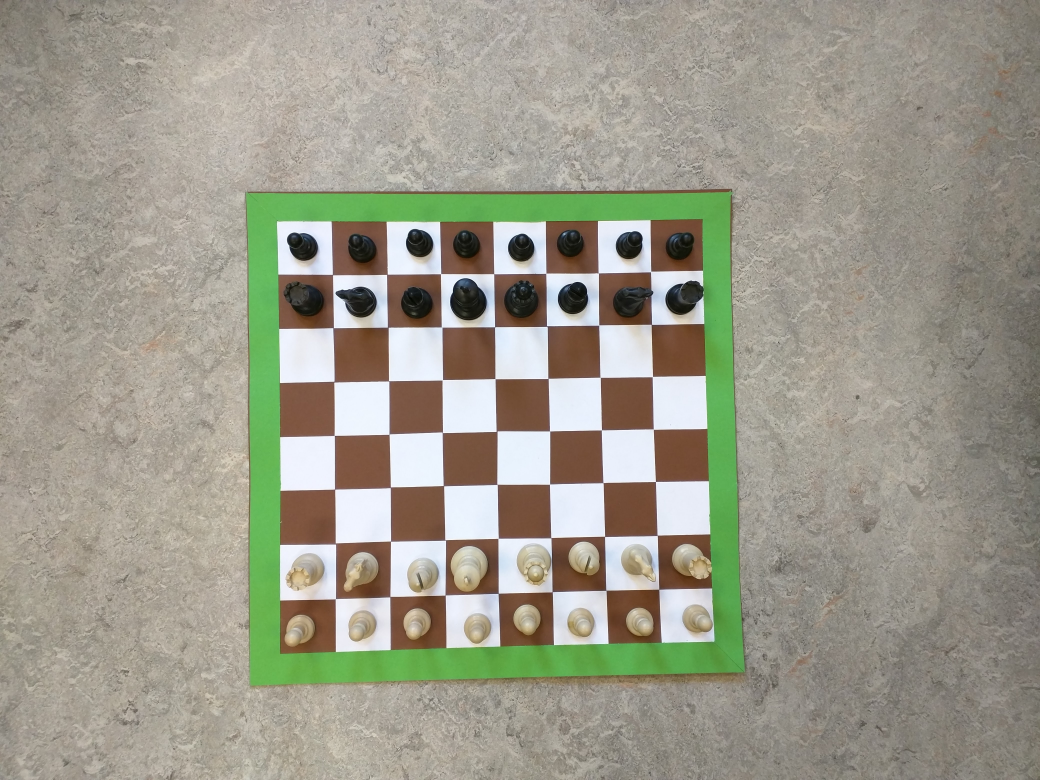
#> input picture images/board0.jpg, 4160 x 3120 px (shown at 1/4 size)
$ python hough.py   (older library calls are emulated)
#> lines starting #> are read from the running program, lines starting #| are printed output that depends on the picture
import cv2
import numpy as np
from matplotlib import pyplot as plt
from collections import namedtuple

# Load image
orgImg = cv2.imread('images/board0.jpg')
#> orgImg is the input picture: shape (3120, 4160, 3); mean B, G, R 139.5, 154.4, 156.6
#orgImg = cv2.imread('images/IMG_0132.jpg')
#orgImg = cv2.imread('images/IMG_0140.jpg')

# Grayscale image
gray = cv2.cvtColor(orgImg,cv2.COLOR_BGR2GRAY)
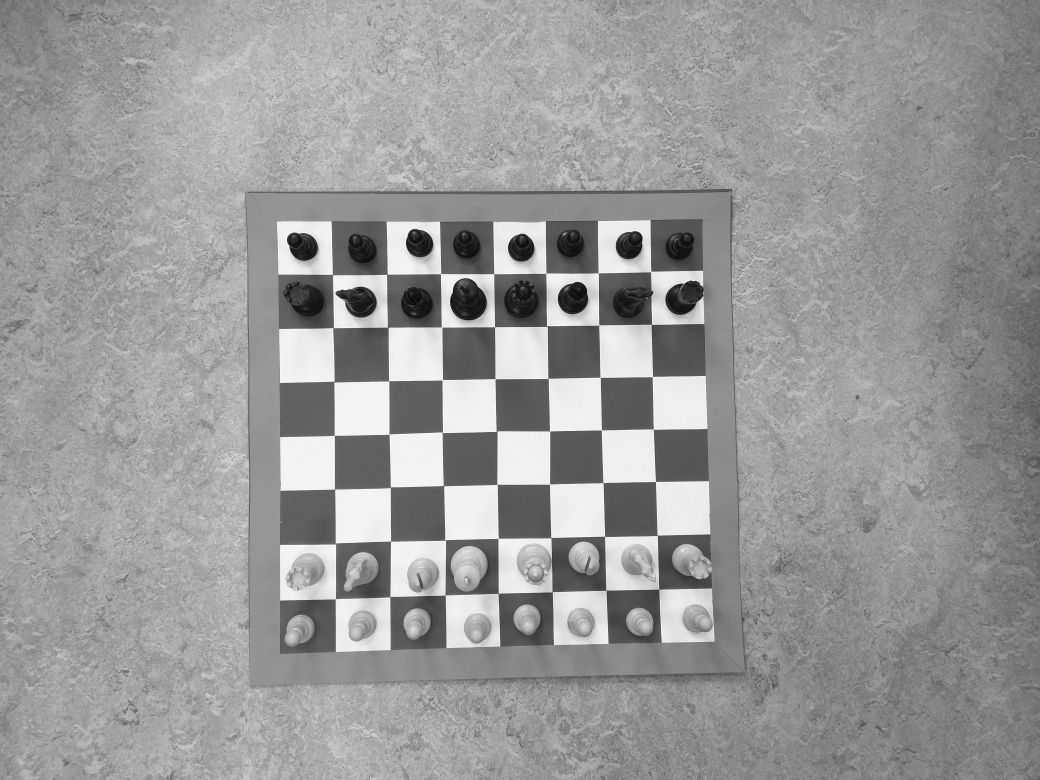
#> gray: shape (3120, 4160) (shown at 1/4 size); min 0, max 255, mean 153.3

# Smooth image - attept to remove noise
gaus = cv2.GaussianBlur(gray, (5,5), 0)

# Edge detection using laplacian
laplacian = cv2.Laplacian(gaus,cv2.CV_8U)
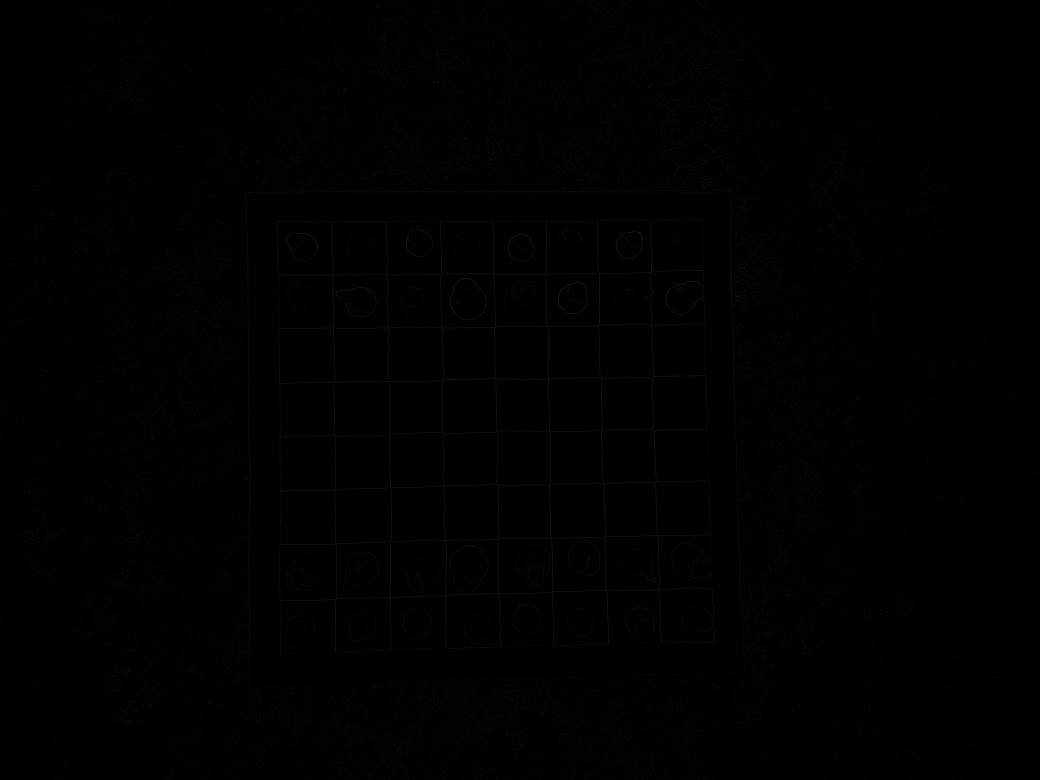
#> laplacian: shape (3120, 4160) (shown at 1/4 size); min 0, max 56, mean 1.2

# Morphological transformation closing
kernel = np.ones((3,3),np.uint8)
laplacian = cv2.morphologyEx(laplacian, cv2.MORPH_CLOSE, kernel)

# Threshold using adaptive thresholding
thres = cv2.adaptiveThreshold(laplacian,255,cv2.ADAPTIVE_THRESH_GAUSSIAN_C,\
            cv2.THRESH_BINARY_INV,11,2)
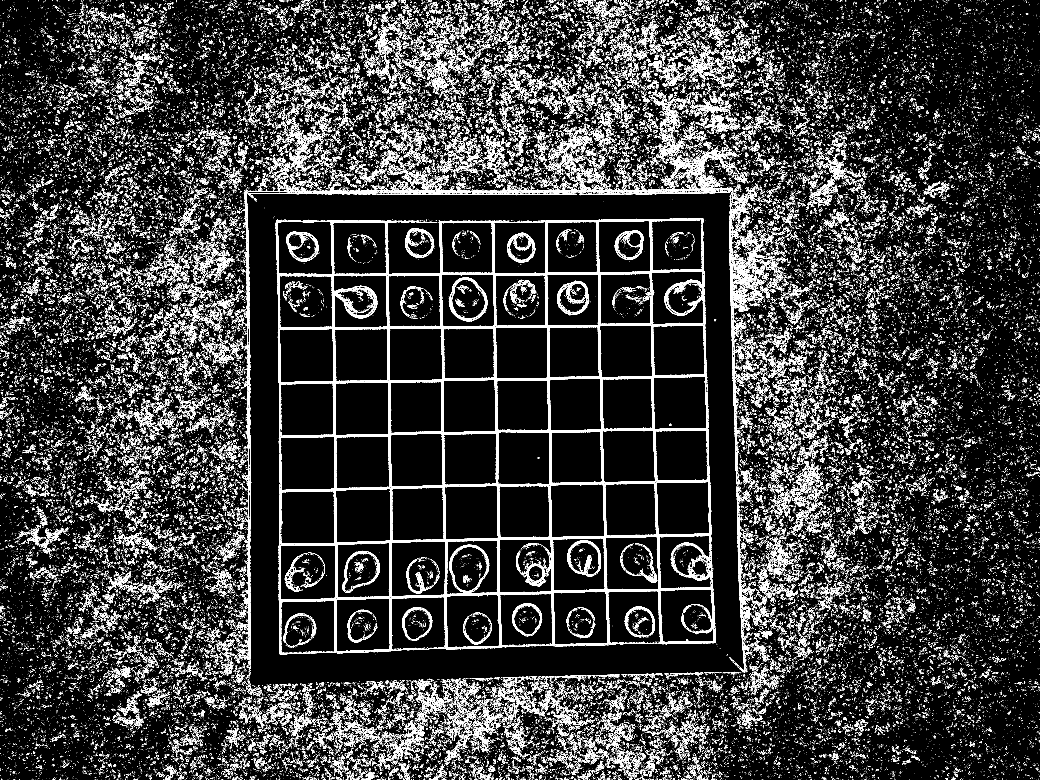
#> thres: shape (3120, 4160) (shown at 1/4 size); 9.1% white in thin lines or dots

### Show edge image
##plt.imshow(thres, cmap = 'gray', interpolation = 'bicubic')
##plt.xticks([]), plt.yticks([])  # to hide tick values on X and Y axis
##plt.show()
##cv2.imwrite('Threshold.jpg', thres)

# Detect lines with Hough Lines Transform
# threshold found with brute force
threshold = 800
lines = cv2.HoughLines(thres,1,np.pi/180,threshold)
#> lines = 98 rows, first 8: [-1744, 3.12], [-2166, 3.12], [764, 1.57], [1763, 1.55], [-1954, 3.12], [2445, 1.54], [1096, 1.57], [1553, 1.55]

# Make and sort a list of the houghlines found
Vector = namedtuple('Vector', ['amplitude', 'radians'])

hlines = []
for x in lines:
    hlines.append(Vector(x[0][0],x[0][1]))
#> this loop made 98 passes
#> x on passes 1 to 12: [[-1744, 3.12]], [[-2166, 3.12]], [[764, 1.57]], [[1763, 1.55]], [[-1954, 3.12]], [[2445, 1.54]], [[1096, 1.57]], [[1553, 1.55]], [[769, 1.57]], [[1340, 1.55]], [[1976, 1.55]], [[1549, 1.55]]
#> after the loop, hlines = 98 pairs, first value -2914 to 2656, second value 0 to 3.12

hlines = sorted(hlines, key=lambda x: x.radians)

def similar(a,b, rad_diff, amp_diff): # Defines weither lines are close or not
    rad = min(abs(a.radians-b.radians), abs(abs(a.radians-b.radians)-2*np.pi))
    if rad < rad_diff and abs(a.amplitude-b.amplitude) < amp_diff:
        return True
    else:
        return False

def merge(temp): # Merges a list of close lines into one line
    amplitude = 0
    radians = 0
    # Set amplitude to the median
    temp = sorted(temp, key=lambda x: x.amplitude)
    amplitude = temp[len(temp)//2].amplitude
    # Set radians to the mean
    for x in temp:
        if x.radians < np.pi:
            radians += np.pi*2
        radians += x.radians
    radians = radians / len(temp)
    return Vector(amplitude, radians)

def mergeExcessLines(lines, rad_diff, amp_diff): # Compare all lines and merge close lines
#> called with rad_diff = 1.5, amp_diff = 100
    result = []
    while lines:
        a = lines.pop()
        temp = [a]
        for n in lines:
            if similar(a, n, rad_diff, amp_diff):
                temp.append(n)
                lines.remove(n)
        result.append(merge(temp))
#> this loop made 37 passes
#> (amplitude in merge, radians in merge) on passes 1 to 7: (-968, 9.41), (-2801, 9.4), (-2375, 9.4), (-2911, 9.4), (-2557, 9.4), (-1090, 9.41), (-1738, 9.41)
    return result

# Attempt to merge close lines
# the values for rad and amp are brute forced
first_result = mergeExcessLines(hlines, 1.5, 100)
result = mergeExcessLines(first_result, 1.5, 100)
#> the loop in mergeExcessLines (call 2), `while lines:` made 29 passes

# Draw lines on gray image
gray = cv2.cvtColor(gray,cv2.COLOR_GRAY2BGR)
#> gray: shape (3120, 4160, 3)
for x in result:
        a = np.cos(x.radians)
        b = np.sin(x.radians)
        x0 = a*x.amplitude
        y0 = b*x.amplitude
        x1 = int(x0 + 5000*(-b))
        y1 = int(y0 + 5000*(a))
        x2 = int(x0 - 5000*(-b))
        y2 = int(y0 - 5000*(a))

        cv2.line(gray,(x1,y1),(x2,y2),(0,0,255),2)
#> this loop made 29 passes
#> x on passes 1 to 12: (1343, 6.28), (999, 6.28), (1123, 6.28), (1561, 6.28), (2607, 6.28), (1767, 6.28), (2394, 6.28), (1990, 6.28), (2656, 7.82), (1555, 7.84), (2227, 7.83), (2439, 7.83)
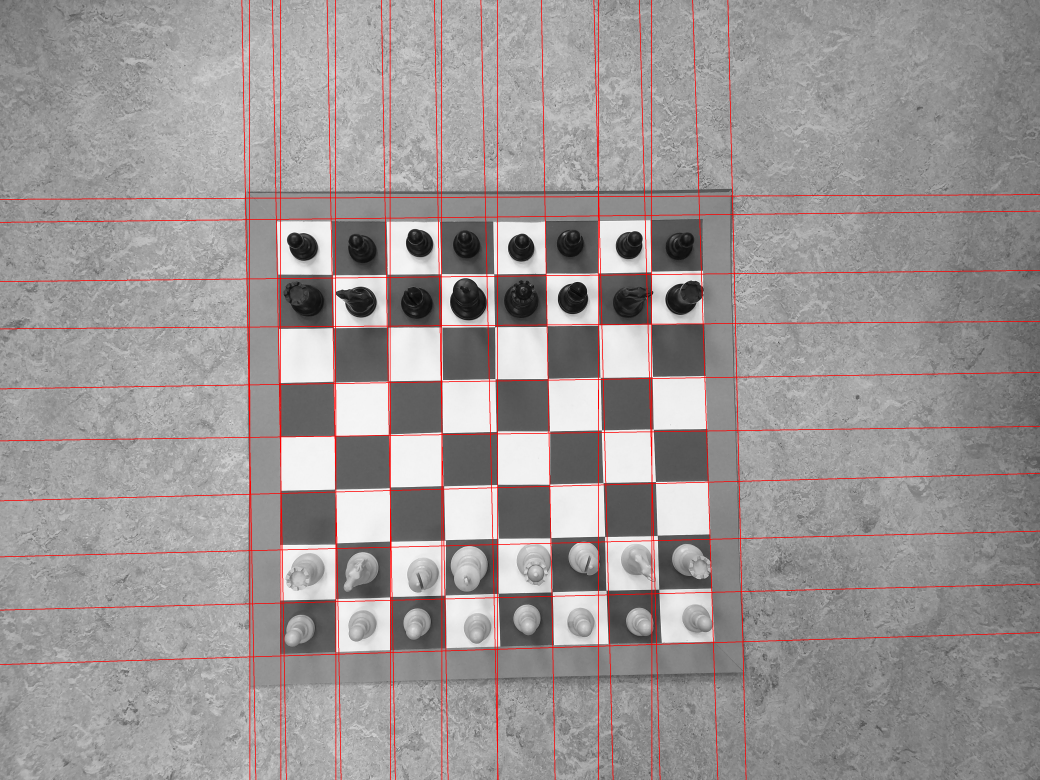
#> gray: shape (3120, 4160, 3) (shown at 1/4 size); mean B, G, R 149.7, 149.7, 155.6

# Show lines on gray image and print number of lines detected
print('Houghtransform detects: {} lines'.format(len(lines))) if(len(lines)>0) else print ('No lines found!')
#| Houghtransform detects: 98 lines
print('After merging: {} lines'.format(len(result))) if(len(result)>0) else print ('No lines found!')
#| After merging: 29 lines
plt.imshow(gray, cmap = 'gray', interpolation = 'bicubic')
plt.xticks([]), plt.yticks([])  # to hide tick values on X and Y axis
plt.show()
##cv2.imwrite('best-worstcase_images/Houghlines_worstcase.jpg', gray)
